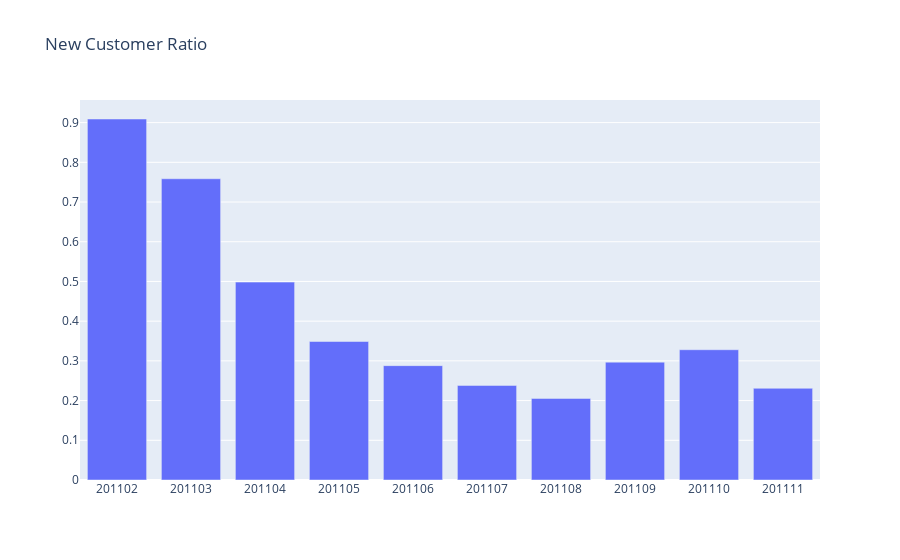

This figure's notebook cell:
### Code cell
plot_data = [
    go.Bar(
        x=retail_user_ratio.query("InvoiceYearMonth>201101 and InvoiceYearMonth<201112")['InvoiceYearMonth'],
        y=retail_user_ratio.query("InvoiceYearMonth>201101 and InvoiceYearMonth<201112")['CustomerID'],
    )
]

plot_layout = go.Layout(
        xaxis={"type": "category"},
        title='New Customer Ratio'
    )
fig = go.Figure(data=plot_data, layout=plot_layout)
pyoff.iplot(fig)

### Figure 1 — Plotly figure (JSON) as saved in the notebook; plotly's stock layout.template omitted (floating-point values rounded to 4 significant figures)
{"data": [{"type": "bar", "x": [201102, 201103, 201104, 201105, 201106, 201107, 201108, 201109, 201110, 201111], "y": [0.9091, 0.7586, 0.4983, 0.3488, 0.288, 0.2382, 0.2054, 0.2968, 0.3281, 0.2309]}], "layout": {"title": {"text": "New Customer Ratio"}, "xaxis": {"type": "category"}}}
